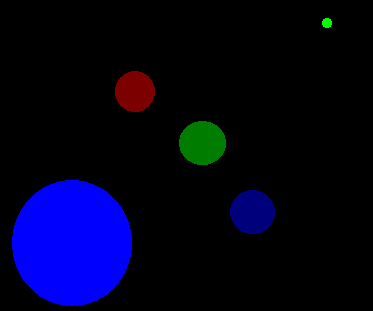
%> input picture Campos Potenciales/Laberinto.bmp, 373 x 311 px
$ octave Untitled.m   (GNU Octave 9; MATLAB toolbox functions it lacks are replaced by stand-ins)
%> lines starting %> are read from the running program, lines starting %| are printed output that depends on the picture; in (x1, y1, x2, y2) boxes, pixels count from 0 and x2, y2 are one past the last pixel; in counts of white or black regions, pixels touching at a corner belong together; the program's own positions count from 1
### Campos Potenciales/UmbralBase.m
function [I] = UmbralBase( ima )
%UMBRALBASE Summary of this function goes here
%   Detailed explanation goes here

[filas,columnas]=size(ima);
for i=1:filas
    for j=1:columnas
        if ima(i,j) >= 250
            I(i,j)=255;
        else
            I(i,j)=0;
        end
    end
end
end

### Campos Potenciales/centroide.m
function [ xc,yc ] = centroide( im ,columnas)

fy=(sum(im,2)');
fx=sum(im,1);
x=1:length(fx);
y=1:length(fy);


yc=columnas-sum(y.*fy)/sum(fy);
xc=sum(x.*fx)/sum(fx);

end

### Campos Potenciales/umbralizado.m
function [I] = umbralizado(ima,umbral)
[filas,columnas]=size(ima);
for i=1:filas
    for j=1:columnas
        if ima(i,j) >= umbral && ima(i,j)<254
            I(i,j)=255;
        else
            I(i,j)=0;
        end
    end
end
end

### Campos Potenciales/Untitled.m
clc, clear, close all

ima=imread('Laberinto.bmp');
%> ima is the input picture: size 311x373x3 uint8; mean R, G, B 1.4, 1.9, 27.7
figure,imshow(ima)
gris=double(rgb2gray(ima));
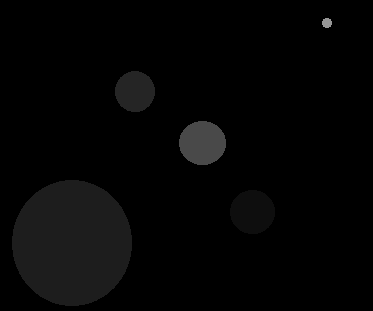
%> gris: size 311x373 double; min 0, max 150, mean 4.7
[filas,columnas]=size(gris);
%> filas = 311; columnas = 373

imaR=ima(:,:,1);
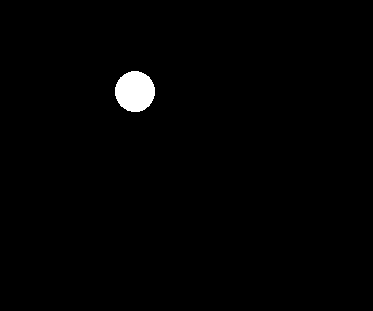
%> imaR: size 311x373 uint8; values 0 (black) and 125 (white), 1.1% white; 1 white region, box (x1, y1, x2, y2) and area: (115, 71, 155, 112) 1283
imaG=double(ima(:,:,2));
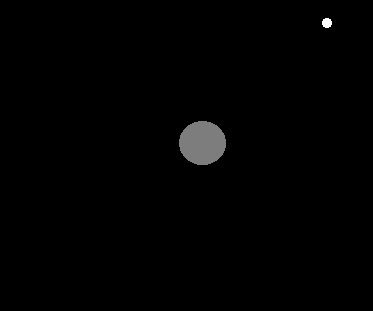
%> imaG: size 311x373 double; min 0, max 255, mean 1.9
imaB=double(ima(:,:,3));
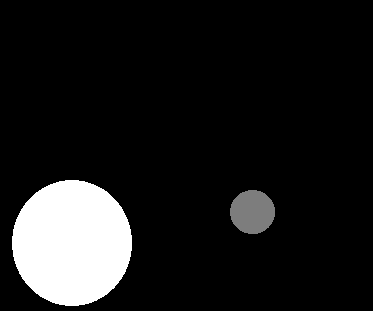
%> imaB: size 311x373 double; min 0, max 255, mean 27.7
Immovil = UmbralBase(imaG);
%> after the loop in UmbralBase, `for i=1:filas`:
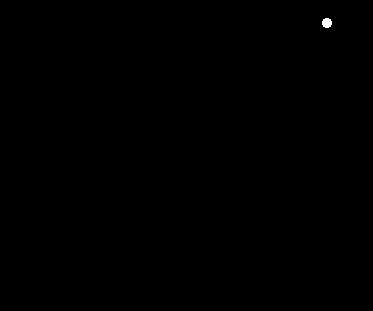
%> I: size 311x373 double; 0.07% white; 1 white region, box (x1, y1, x2, y2) and area: (322, 18, 332, 28) 80
Immeta = UmbralBase(imaB);
%> after the loop in UmbralBase (call 2), `for i=1:filas`:
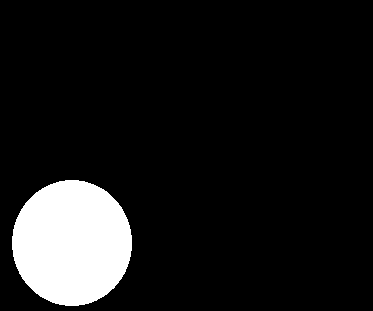
%> I: size 311x373 double; 10.2% white; 1 white region, box (x1, y1, x2, y2) and area: (12, 180, 132, 306) 11852
figure,imshow(Immeta);
figure,imshow(Immovil);

[metaXc, metaYc] = centroide(Immeta,filas);
%> in centroide, `fy=(sum(im,2)');`: fy = 311 values, max 30600 at index 237, min 0 at index 1, mean 9717.9
%> in centroide, `fx=sum(im,1);`: fx = 373 values, max 32130 at index 66, min 0 at index 1, mean 8102.6
%> in centroide, `yc=columnas-sum(y.*fy)/sum(fy);`: yc = 67.45
%> in centroide, `xc=sum(x.*fx)/sum(fx);`: xc = 72.54
%> metaXc = 72.54; metaYc = 67.45
[movilXc, movilYc] = centroide(Immovil,filas);
%> movilXc = 327.5; movilYc = 287.5
obstaculos=zeros(2,3);
num_obs = 3;
for a=1:num_obs
     [obstaculos(1,a), obstaculos(2,a)] = centroide(umbralizado(ima(:,:,a),125),filas);
end
%> this loop made 3 passes
%> (yc in centroide, xc in centroide) on passes 1 to 3: (218.9, 135.5), (167.5, 203), (98.46, 253)
%> after the loop, obstaculos = [135.5 203 253; 218.9 167.5 98.46]
